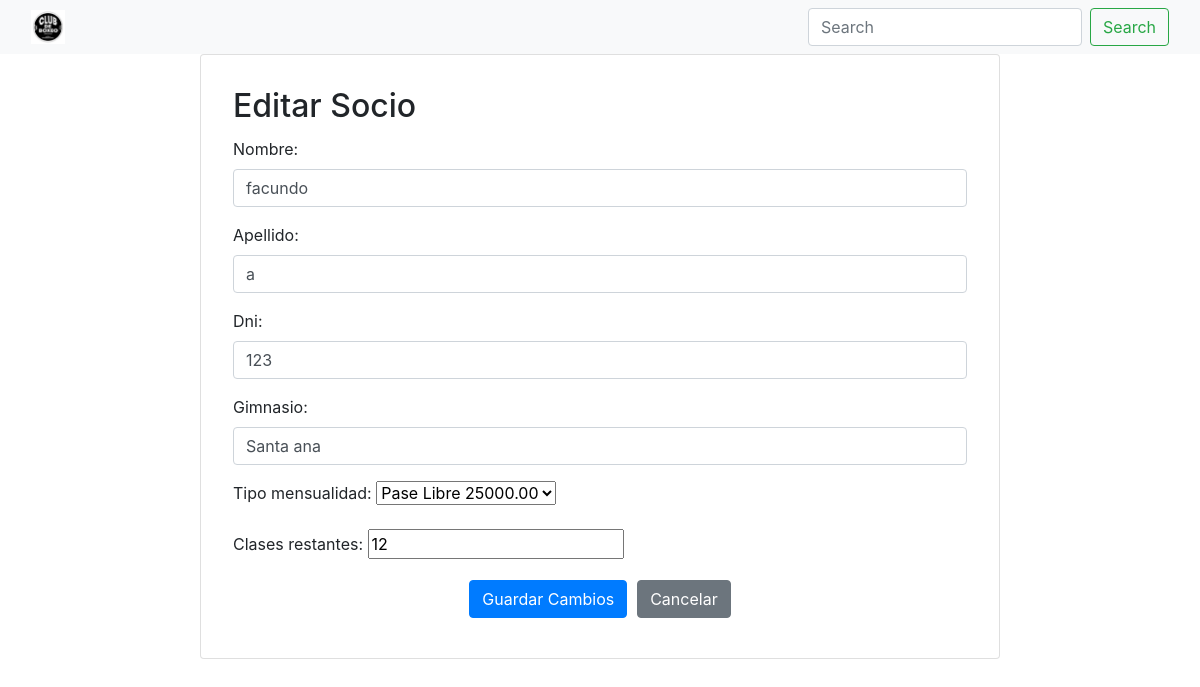
The page /socios/editar/22/ on the database its author committed.
### gimnasio/models.py (models this page shows, shortened)
class Socio(models.Model):
    usuario = models.ForeignKey(Usuario, on_delete=models.CASCADE)  # Enlace a la tabla de usuarios
    nombre = models.CharField(max_length=255)
    apellido = models.CharField(max_length=255)
    dni = models.CharField(max_length=20)  # Asumiendo que el DNI es una cadena
    gimnasio = models.ForeignKey(Gimnasio, on_delete=models.CASCADE, related_name="socios",default=None)
    tipo_mensualidad = models.ForeignKey('TipoMensualidad', on_delete=models.SET_NULL, null=True, blank=True) # Relación con TipoMensualidad
    clases_restantes = models.IntegerField(default=0)
    fecha_vencimiento = models.DateField(null=True, blank=True) # Nuevo Campo
    class Meta:
        db_table = 'Socios'
        verbose_name = 'Socio'
        verbose_name_plural = 'Socios'

### gimnasio/views.py (the view)
# urls.py: path('socios/editar/<int:pk>/', views.editar_socio, name='editar_socio'),
def editar_socio(request, pk):
    socio = get_object_or_404(Socio, pk=pk)
    if request.method == 'POST':
        form = SocioForm(request.POST, instance=socio)
        if form.is_valid():
            form.save()
            return redirect('lista_socios')
    else:
        form = SocioForm(instance=socio)
    return render(request, 'editar_socio.html', {'form': form, 'socio': socio})

### gimnasio/forms.py
class SocioForm(forms.ModelForm):
    gimnasio = forms.ModelChoiceField(queryset=Gimnasio.objects.all(), empty_label="Seleccione un Gimnasio",widget=forms.Select(attrs={'class': 'form-control'}))
    class Meta:
        model = Socio
        fields = ['nombre', 'apellido', 'dni','gimnasio', 'tipo_mensualidad', 'clases_restantes']  # Eliminamos el campo usuario
        widgets = {
            'nombre': forms.TextInput(attrs={'class': 'form-control'}),
            'apellido': forms.TextInput(attrs={'class': 'form-control'}),
            'dni': forms.TextInput(attrs={'class': 'form-control'}),
        }

### gimnasio/models.py (called while the page is built)
    def __str__(self):
        return '%s %s  '%(self.tipo,self.precio)

    def __str__(self):
        return '%s  '%(self.direccion)

### gimnasio/templates/editar_socio.html (shortened to what this page needs)
{% extends "base.html" %}
{% load static %}
{% block content %}
<!DOCTYPE html>
<html lang="es">
<head>
    <link rel="stylesheet" href="https://stackpath.bootstrapcdn.com/bootstrap/4.5.2/css/bootstrap.min.css">
</head>
<body>
    <div class="center-container">
        <div class="card">
            <div class="card-body">
               <h2 class="card-title">Editar Socio</h2>
                <form method="post">
                    {{ form.as_p }}
                   <div class="spaced-buttons">
                        <button type="submit" class="btn btn-primary">Guardar Cambios</button>
                        <a href="{% url 'lista_socios' %}" class="btn btn-secondary">Cancelar</a>
                    </div>
                </form>
            </div>
        </div>
    </div>
</body>
</html>
{% endblock %}

### gimnasio/templates/editar_socio.html (style rules this page uses)
.center-container { display: flex; justify-content: center; align-items: center; min-height: 60vh; }
.card { width: 80%; max-width: 800px; display: flex; flex-direction: column; }
.card-body { flex: 1; display: flex; flex-direction: column; padding: 2rem; }
.spaced-buttons { display: flex; justify-content: center; gap: 10px; margin-top: 1rem; margin-bottom: 0.5rem; }

### rows shown on the page
Socio: nombre "facundo", apellido "a", dni "123", gimnasio "Santa ana", tipo_mensualidad "Pase Libre 25000.00", clases_restantes "12"
